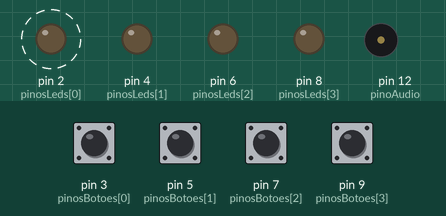
Recording of a sketch running on a simulated Arduino Uno, built with avr-gcc and run on an emulated ATmega328P. On the bench: output pins drawn as LEDs (lit = HIGH), buzzer (waves = sounding). Dashed ring = blinking. Inputs (shaded band) come from the test bench; at power-on: pin 3 (pinosBotoes[0]), pin 5 (pinosBotoes[1]), pin 7 (pinosBotoes[2]), pin 9 (pinosBotoes[3]) HIGH. Random numbers use the default seed unless the sketch sets one.

Above: at 2.9 s.
3.0 s: pin 3 (pinosBotoes[0]) pulled LOW for 0.15 s
At 4.7 s:
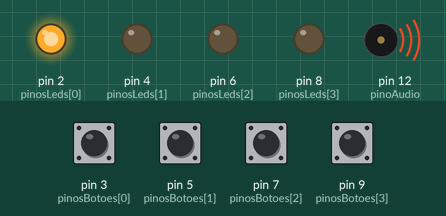
At 5.2 s:
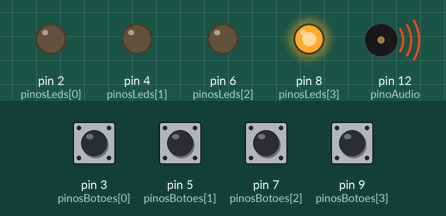
6.1 s: pin 5 (pinosBotoes[1]) pulled LOW for 0.15 s
At 9.4 s:
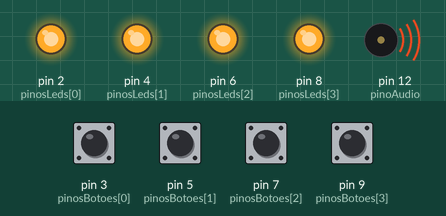
Timing chart, 0 to 12.5 s (numbered marks = the images above; inputs shaded):
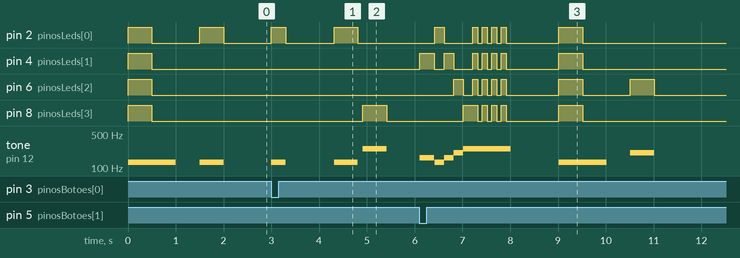

Measured:
- after the input at 3.0 s, pin 2 (pinosLeds[0]): LOW → HIGH at once, → LOW 0.30 s later, → HIGH 1.0 s later, → LOW 0.50 s later; pin 8 (pinosLeds[3]): LOW → HIGH after 1.9 s, → LOW 0.50 s later; tone on pin 12 (pinoAudio): plays 131 Hz for 0.30 s, 131 Hz for 0.50 s, 247 Hz for 0.50 s, starting at once
- after the input at 6.1 s, pin 2 (pinosLeds[0]): goes HIGH 0.20 s, LOW 0.60 s, 3 × (HIGH 0.10 s, LOW 0.10 s), HIGH 0.10 s, LOW 1.1 s, HIGH 0.50 s, then LOW, starting after 0.31 s; pin 4 (pinosLeds[1]): LOW → HIGH at once, → LOW 0.30 s later, → HIGH 0.21 s later, → LOW 0.20 s later, … (14 changes in this stretch)
- by itself, pin 2 (pinosLeds[0]): alternates HIGH for 0.50 s and LOW for 1.0 s

The sketch:

genius.ino
```cpp
#define NOTE_C3 131
#define NOTE_E3 161
#define NOTE_G3 208
#define NOTE_B3 247

// criando o array para os 4 sons para sortear um som
int tons[4] = { NOTE_C3, NOTE_E3, NOTE_G3, NOTE_B3 };
// Nossa sequência de até 100 itens vai começar vazia.
int sequencia[100] = {};
// Indica a rodada atual que o jogo se encontra.
int rodada_atual = 0;
// Indica o passo atual dentro da sequência, é usado enquanto a sequência
// está sendo reproduzida.
int passo_atual_na_sequencia = 0;

/*
 * Indica o pino de áudio, leds e botões.
 * Os pinos de leds e botões estão em ordem, relacionados uns aos outros, ou
 * seja, o primeiro led está relacionado ao primeiro botão. A ordem destas
 * sequências também estão relacionadas a ordem dos tons.
 */
int pinoAudio = 12;
int pinosLeds[4] = { 2, 4, 6, 8 };
int pinosBotoes[4] = { 3, 5, 7, 9 };

// Indica se um botão foi pressionado durante o loop principal.
int botao_pressionado = 0;
// Flag indicando se o jogo acabou.
int perdeu_o_jogo = false;

void setup() {
  // Definindo o modo dos pinos dos Leds como saída.
  for (int i = 0; i <= 3; i++) {
    pinMode(pinosLeds[i], OUTPUT);
  }

  // Definindo o modo dos pinos dos Botões como pullup interno.
  for (int i = 0; i <= 3; i++) {
    pinMode(pinosBotoes[i], INPUT_PULLUP);
  }

  // Definindo o modo do pino de Áudio como saída.
  pinMode(pinoAudio, OUTPUT);

  // Inicializando o random através de uma leitura da porta analógica.
  // Esta leitura gera um valor variável entre 0 e 1023.
  randomSeed(analogRead(0));
}


void loop() {
  // Se perdeu o jogo reinicializamos todas as variáveis.
  if (perdeu_o_jogo) {
    int sequencia[100] = {};
    rodada_atual = 0;
    passo_atual_na_sequencia = 0;
    perdeu_o_jogo = false;
  }

  // Toca um som de início para anúnicar que o jogo está começando quando é a primeira rodada.
  if (rodada_atual == 0) {
    tocarSomDeInicio();
    delay(500);
  }

  // Chama a função que inicializa a próxima rodada.
  proximaRodada();
  // Reproduz a sequência atual.
  reproduzirSequencia();
  // Aguarda os botões serem pressionados pelo jogador.
  aguardarJogador();

  // Aguarda 1 segundo entre cada jogada.
  delay(1000);
}

// Sorteia um novo item e adiciona na sequência.
void proximaRodada() {
  int numero_sorteado = random(0, 4);
  sequencia[rodada_atual++] = numero_sorteado;
}

// Reproduz a sequência para ser memorizada.
void reproduzirSequencia() {
  for (int i = 0; i < rodada_atual; i++) {
    tone(pinoAudio, tons[sequencia[i]]);
    digitalWrite(pinosLeds[sequencia[i]], HIGH);
    delay(500);
    noTone(pinoAudio);
    digitalWrite(pinosLeds[sequencia[i]], LOW);
    delay(100);
  }
  noTone(pinoAudio);
}

// Aguarda o jogador iniciar sua jogada.
void aguardarJogador() {
  for (int i = 0; i < rodada_atual; i++) {
    aguardarJogada();

    // verifica a jogada
    if (sequencia[passo_atual_na_sequencia] != botao_pressionado) {
      gameOver();  // perdeu
    }

    // para o jogo se perdeu
    if (perdeu_o_jogo) {
      break;
    }
    passo_atual_na_sequencia++;
  }

  // Redefine a variável para 0.
  passo_atual_na_sequencia = 0;
}

void aguardarJogada() {
  boolean jogada_efetuada = false;
  while (!jogada_efetuada) {
    for (int i = 0; i <= 3; i++) {
      if (!digitalRead(pinosBotoes[i])) {
        // Dizendo qual foi o botao pressionado.
        botao_pressionado = i;

        tone(pinoAudio, tons[i]);
        digitalWrite(pinosLeds[i], HIGH);
        delay(300);
        digitalWrite(pinosLeds[i], LOW);
        noTone(pinoAudio);

        jogada_efetuada = true;
      }
    }
    delay(10);
  }
}

void gameOver() {
  // GAME OVER.
  for (int i = 0; i <= 3; i++) {
    tone(pinoAudio, tons[i]);
    digitalWrite(pinosLeds[i], HIGH);
    delay(200);
    digitalWrite(pinosLeds[i], LOW);
    noTone(pinoAudio);
  }

  tone(pinoAudio, tons[3]);
  for (int i = 0; i <= 3; i++) {
    digitalWrite(pinosLeds[0], HIGH);
    digitalWrite(pinosLeds[1], HIGH);
    digitalWrite(pinosLeds[2], HIGH);
    digitalWrite(pinosLeds[3], HIGH);
    delay(100);
    digitalWrite(pinosLeds[0], LOW);
    digitalWrite(pinosLeds[1], LOW);
    digitalWrite(pinosLeds[2], LOW);
    digitalWrite(pinosLeds[3], LOW);
    delay(100);
  }
  noTone(pinoAudio);

  perdeu_o_jogo = true;
}

void tocarSomDeInicio() {
  tone(pinoAudio, tons[0]);
  digitalWrite(pinosLeds[0], HIGH);
  digitalWrite(pinosLeds[1], HIGH);
  digitalWrite(pinosLeds[2], HIGH);
  digitalWrite(pinosLeds[3], HIGH);
  delay(500);
  digitalWrite(pinosLeds[0], LOW);
  digitalWrite(pinosLeds[1], LOW);
  digitalWrite(pinosLeds[2], LOW);
  digitalWrite(pinosLeds[3], LOW);
  delay(500);
  noTone(pinoAudio);
}
```
